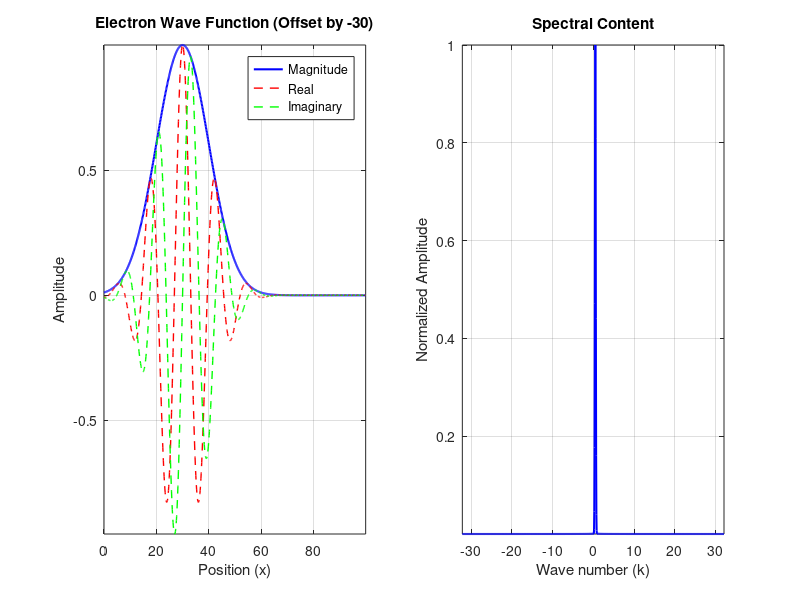

MATLAB code for this plot: (Note: this script raises an error after producing the figure.)
% MATLAB program to create, analyze, and reconstruct a modulated Gaussian electron wave function
% with spatial offset and animation

clear all;
close all;

% Parameters
L = 100;              % Spatial domain length (arbitrary units)
N = 1024;            % Number of points (power of 2 for FFT)
dx = L/N;            % Spatial step size
x = 0:dx:L-dx;  % Spatial coordinate array

% Wave function parameters
sigma = 10;           % Gaussian width (spatial spread)
k0 = 0.5;           % Central wave number (modulation frequency)
A = 1;              % Amplitude
x0 = 30;           % Spatial offset

% Create the modulated Gaussian pulse (wave function) with offset
psi = A * exp(-((x-x0).^2)/(2*sigma^2)) .* exp(1i*k0*(x-x0));
% psi = cos(2*pi*x/L*20);

% Calculate the FFT for spectral content
psi_k = fftshift(fft(psi));
dk = 2*pi/L;         % Frequency step size
k = -N/2*dk:dk:(N/2-1)*dk;  % Wave number array



% Calculate magnitudes for plotting
psi_mag = abs(psi);         % Magnitude of spatial wave function
psi_k_mag = abs(psi_k);     % Magnitude of spectral content

% Normalize spectral content for better visualization
psi_k_mag = psi_k_mag/max(psi_k_mag);

% Create figure with two subplots
figure('Position', [100 100 800 400]);

% Plot spatial domain (wave function)
subplot(1,2,1);
plot(x, psi_mag, 'b-', 'LineWidth', 1.5);
hold on;
plot(x, real(psi), 'r--', 'LineWidth', 1);
plot(x, imag(psi), 'g--', 'LineWidth', 1);
hold off;
grid on;
xlabel('Position (x)');
ylabel('Amplitude');
title('Electron Wave Function (Offset by -30)');
legend('Magnitude', 'Real', 'Imaginary');
axis tight;

% Plot frequency domain (spectral content)
subplot(1,2,2);
plot(k, psi_k_mag, 'b-', 'LineWidth', 1.5);
grid on;
xlabel('Wave number (k)');
ylabel('Normalized Amplitude');
title('Spectral Content');
axis tight;

% Adjust figure properties
set(gcf, 'Color', 'white');
sgtitle('Modulated Gaussian Electron Wave Function Analysis (Offset)');

% Display some basic properties
disp('Wave function properties:');
disp(['Spatial width (sigma): ', num2str(sigma)]);
disp(['Central wave number (k0): ', num2str(k0)]);
disp(['Spatial offset (x0): ', num2str(x0)]);
disp(['Uncertainty product (Δx·Δk): ', num2str(sigma * (1/sigma))]);

% Reconstruction using inverse Fourier synthesis
psi_reconstructed = zeros(size(x));  % Initialize reconstructed wave function
n_steps = 50;                       % Number of steps for animation
step_size = floor(N/n_steps);       % Number of components per step

% Prepare animation figure
figure('Position', [100 100 600 400]);
h_real = plot(x, zeros(size(x)), 'r-', 'LineWidth', 1.5);
hold on;
h_imag = plot(x, zeros(size(x)), 'g-', 'LineWidth', 1.5);
plot(x, real(psi), 'r--', 'LineWidth', 1);
plot(x, imag(psi), 'g--', 'LineWidth', 1);
hold off;
grid on;
xlabel('Position (x)');
ylabel('Amplitude');
title('Wave Function Reconstruction');
legend('Reconstructed Real', 'Reconstructed Imag', 'Original Real', 'Original Imag');
axis([min(x) max(x) -1.5*A 1.5*A]);
set(gcf, 'Color', 'white');

% Animation and GIF creation
filename = 'wave_reconstruction.gif';
for n = 1:n_steps
    % Add next batch of spectral components
    start_idx = 1 + (n-1)*step_size;
    end_idx = min(n*step_size, N);
    
    for m = start_idx:end_idx
        % Correct k-index mapping
        k_idx = m - 1 - N/2;  % Proper centering of k values
        psi_reconstructed = psi_reconstructed + ...
            (psi_k(m)/N) * exp(1i * k(k_idx + N/2 + 1) * x);
    end
    
    % Update plot with real and imaginary parts
    set(h_real, 'YData', real(psi_reconstructed));
    set(h_imag, 'YData', imag(psi_reconstructed));
    drawnow;
    
    % Capture frame for GIF
    frame = getframe(gcf);
    im = frame2im(frame);
    [imind, cm] = rgb2ind(im, 256);
    
    % Write to GIF file
    if n == 1
        imwrite(imind, cm, filename, 'gif', 'Loopcount', inf, 'DelayTime', 0.1);
    else
        imwrite(imind, cm, filename, 'gif', 'WriteMode', 'append', 'DelayTime', 0.1);
    end
end

disp('Animation complete. GIF file saved as wave_reconstruction.gif');

%%
% Additional parameters for proper phase propagation
t_max = 50;          % Total time for animation
n_frames = 100;      % Number of frames
dt = t_max/n_frames; % Time step
m = 1;              % Mass (arbitrary units)
hbar = 1;           % Reduced Planck's constant (arbitrary units)

% Store original spectral components
psi_k_original = fftshift(fft(psi));  % From original code

% Prepare figure for propagation animation
figure('Position', [100 100 600 400]);
h_mag = plot(x, zeros(size(x)), 'b-', 'LineWidth', 1.5);
hold on;
h_real = plot(x, zeros(size(x)), 'r--', 'LineWidth', 1);
h_imag = plot(x, zeros(size(x)), 'g--', 'LineWidth', 1);
hold off;
grid on;
xlabel('Position (x)');
ylabel('Amplitude');
title('Propagating Gaussian Wave Packet');
legend('Magnitude', 'Real', 'Imaginary');
axis([min(x) max(x) -1.5*A 1.5*A]);
set(gcf, 'Color', 'white');

% Animation of propagating pulse with proper phase velocities
filename_prop = 'wave_propagation.gif';

for n = 1:n_frames
    % Current time
    t = (n-1)*dt;
    
    % Initialize time-evolved spectral components
    psi_k_t = psi_k_original;
    
    % Apply phase evolution to each k-component
    for j = 1:N
        % Get corresponding wave number
        k_idx = j - 1 - N/2;  % Center k array
        k_val = k(k_idx + N/2 + 1);
        
        % Dispersion relation: ω(k) = ħk²/2m
        omega = (hbar * k_val^2) / (2*m);
        
        % Phase evolution: exp(-iωt)
        psi_k_t(j) = psi_k_original(j) * exp(-1i * omega * t);
    end
    
    % Inverse FFT to get time-evolved spatial wave function
    psi_t = ifft(ifftshift(psi_k_t));
    
    % Update plot data
    set(h_mag, 'YData', abs(psi_t));
    set(h_real, 'YData', real(psi_t));
    set(h_imag, 'YData', imag(psi_t));
    
    % Add time stamp to title
    title(['Propagating Gaussian Wave Packet (t = ' num2str(t, '%.1f') ')']);
    drawnow;
    
    % Capture frame for GIF
    frame = getframe(gcf);
    im = frame2im(frame);
    [imind, cm] = rgb2ind(im, 256);
    
    % Write to GIF file
    if n == 1
        imwrite(imind, cm, filename_prop, 'gif', 'Loopcount', inf, 'DelayTime', 0.05);
    else
        imwrite(imind, cm, filename_prop, 'gif', 'WriteMode', 'append', 'DelayTime', 0.05);
    end
end

disp('Propagation animation complete. GIF file saved as wave_propagation.gif');

% Calculate and display group velocity
k_center = k0;  % Central wave number
vg = (hbar * k_center) / m;  % Group velocity: dω/dk = ħk/m
disp(['Calculated group velocity: ' num2str(vg)]);

%%
% Finite Difference Propagation Parameters
t_max = 50;          % Total time
n_frames = 100;      % Number of frames
dt = t_max/n_frames; % Time step
m = 1;              % Mass
hbar = 1;           % Reduced Planck's constant
alpha = 1i * hbar * dt / (2 * m * dx^2);  % Coefficient for finite difference

% Tridiagonal matrix coefficients
a = -alpha;          % Off-diagonal terms
b = 1 + 2*alpha;     % Diagonal term (left-hand side)
c = -alpha;
A = diag(b*ones(N,1)) + diag(a*ones(N-1,1),1) + diag(c*ones(N-1,1),-1); % Left-hand side matrix
A(1,N) = c; A(N,1) = a;  % Periodic boundary conditions

% Right-hand side matrix (explicit part)
B = diag((1 - 2*alpha)*ones(N,1)) + diag(-a*ones(N-1,1),1) + diag(-c*ones(N-1,1),-1);
B(1,N) = -a; B(N,1) = -c;  % Periodic boundary conditions

% Initial wave function
psi_t = psi.';  % From original Gaussian wave packet

% Prepare figure
figure('Position', [100 100 600 400]);
h_mag = plot(x, abs(psi_t), 'b-', 'LineWidth', 1.5);
hold on;
h_real = plot(x, real(psi_t), 'r--', 'LineWidth', 1);
h_imag = plot(x, imag(psi_t), 'g--', 'LineWidth', 1);
hold off;
grid on;
xlabel('Position (x)');
ylabel('Amplitude');
title('Propagating Gaussian Wave Packet (Finite Difference)');
legend('Magnitude', 'Real', 'Imaginary');
axis([min(x) max(x) -1.5 1.5]);
set(gcf, 'Color', 'white');

% Animation
filename_fd = 'wave_propagation_fd.gif';
for n = 1:n_frames
    t = (n-1)*dt;
    
    % Solve tridiagonal system: A * psi(t+dt) = B * psi(t)
    psi_t = A \ (B * psi_t);
    
    % Update plot
    set(h_mag, 'YData', abs(psi_t));
    set(h_real, 'YData', real(psi_t));
    set(h_imag, 'YData', imag(psi_t));
    title(['Propagating Gaussian Wave Packet (t = ' num2str(t, '%.1f') ')']);
    drawnow;
    
    % Capture frame for GIF
    frame = getframe(gcf);
    im = frame2im(frame);
    [imind, cm] = rgb2ind(im, 256);
    if n == 1
        imwrite(imind, cm, filename_fd, 'gif', 'Loopcount', inf, 'DelayTime', 0.05);
    else
        imwrite(imind, cm, filename_fd, 'gif', 'WriteMode', 'append', 'DelayTime', 0.05);
    end
end

disp('Finite difference propagation complete. GIF saved as wave_propagation_fd.gif');